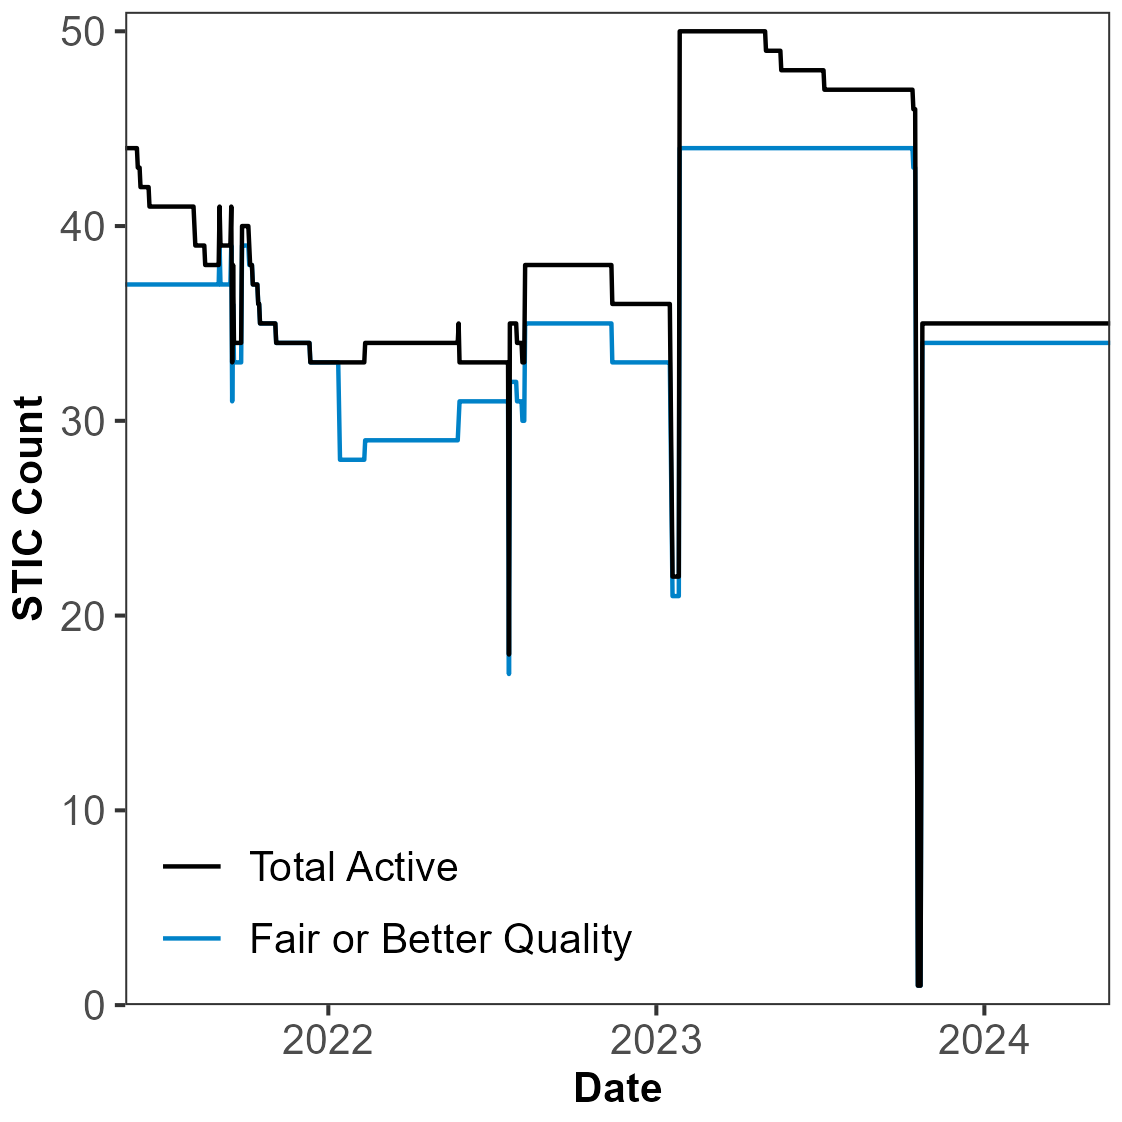

Source code (R):
## Figure4_STICcount.R

# prep workspace
source(file.path("code", "paths+packages.R"))

# load tidied data
df_stic <- read_csv(file.path("data", "STIC_Daily_01-Tidy.csv"))

# summarize to daily
df_count <- 
  df_stic |> 
  group_by(Date) |> 
  summarize(n_stic = n(),
            n_fairOrBetter = sum(prc_FairOrBetter > 0.5)) |> 
  pivot_longer(starts_with("n_"), values_to = "count", names_to = "metric")

# plot
ggplot(df_count, aes(x = Date, y = count, color = metric)) +
  geom_line() +
  scale_color_manual(name = NULL, 
                     labels = c("n_fairOrBetter" = "Fair or Better Quality",
                                "n_stic" = "Total Active"),
                     values = c("n_fairOrBetter" = col.cat.blu,
                                "n_stic" = "black")) +
  scale_x_date(expand = c(0,0)) +
  scale_y_continuous(name = "STIC Count", limits = c(0, 51), expand = c(0,0)) +
  theme(legend.position = c(0.01, 0.01),
        legend.justification = c(0, 0)) +
  guides(color = guide_legend(reverse = TRUE))
ggsave(file.path("figures+tables", "Figure4_STICcount.png"),
       width = 95, height = 95, units = "mm")
